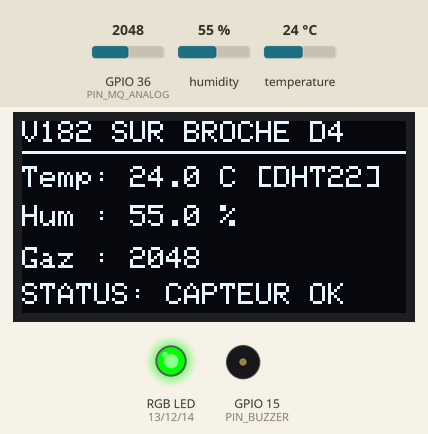
Recording of a sketch running on a simulated ESP32. On the bench: 128×64 one-colour display, an RGB LED mixed from three pins (HIGH = lit), buzzer (waves = sounding, pin HIGH). The test bench sets the inputs (shaded band); at power-on: humidity 55 %, GPIO 36 (PIN_MQ_ANALOG) = 2048, temperature 24 °C.

Above: at 2.8 s.
2.9 s: humidity set to 22 %
At 5.3 s:
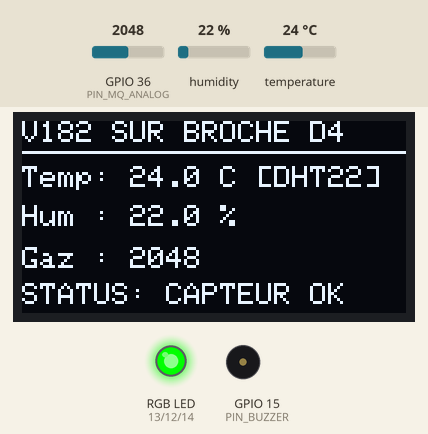
5.6 s: GPIO 36 (PIN_MQ_ANALOG) set to 2866
At 7.0 s:
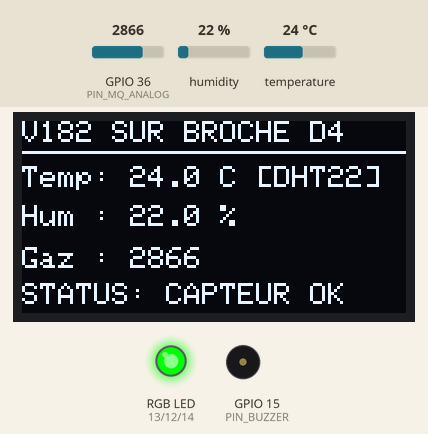
8.3 s: temperature set to 12 °C
At 11.2 s:
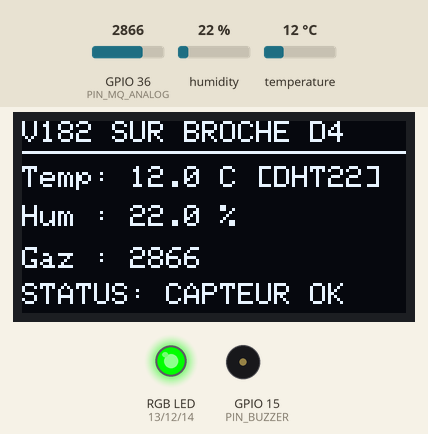
11.7 s: GPIO 36 (PIN_MQ_ANALOG) set to 3603
At 12.6 s:
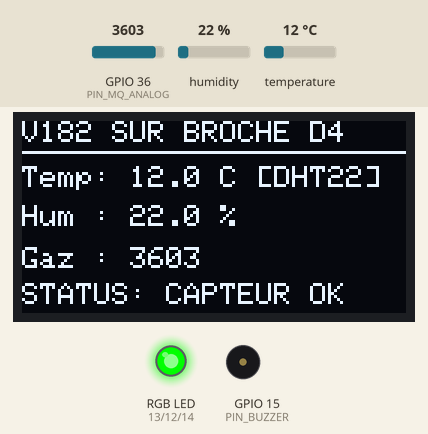
14.4 s: humidity set to 40 %
At 16.7 s:
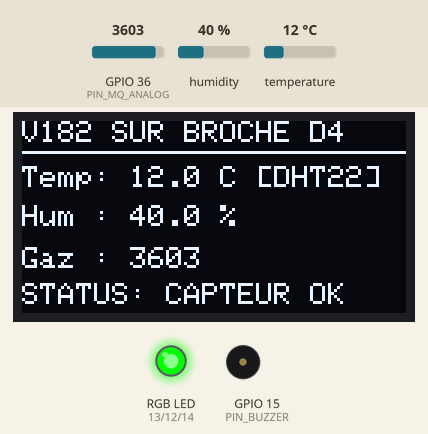
17.8 s: GPIO 36 (PIN_MQ_ANALOG) set to 4095
At 19.4 s:
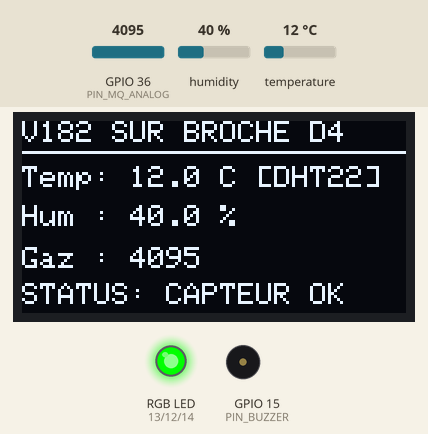
Timing chart, 0 to 20.9 s (numbered marks = the images above; inputs shaded):
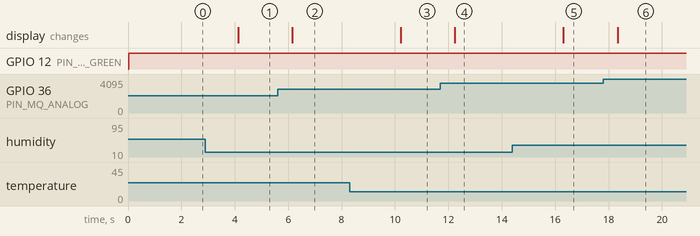

Measured:
- after the input at 2.9 s, the display: changes after 1.2 s (image 1)
- after the input at 5.6 s, the display: changes after 0.55 s (image 2)
- after the input at 8.3 s, the display: changes after 1.9 s (image 3)
- after the input at 11.7 s, the display: changes after 0.55 s (image 4)
- after the input at 14.4 s, the display: changes after 1.9 s (image 5)
- after the input at 17.8 s, the display: changes after 0.54 s (image 6)

The sketch:

test_dht_v182.ino
```cpp
#include <Arduino.h>
#include <Wire.h>
#include <Adafruit_GFX.h>
#include <Adafruit_SSD1306.h>
#include <DHT.h>

#define SCREEN_WIDTH 128
#define SCREEN_HEIGHT 64
#define OLED_RESET -1
#define SCREEN_ADDRESS 0x3C

#define PIN_SCL 5 // D1
#define PIN_SDA 4 // D2
#define PIN_MQ_ANALOG A0

// DATA SUR D4 (GPIO2)
#define PIN_DHT 2 // D4

#define PIN_RGB_BLUE   14 // D5
#define PIN_RGB_GREEN  12 // D6
#define PIN_RGB_RED    13 // D7
#define PIN_BUZZER     15 // D8

Adafruit_SSD1306 display(SCREEN_WIDTH, SCREEN_HEIGHT, &Wire, OLED_RESET);

// On teste les deux types au cas où
DHT dht22(PIN_DHT, DHT22);
DHT dht11(PIN_DHT, DHT11);

void setup() {
  Serial.begin(115200);

  pinMode(PIN_RGB_RED, OUTPUT);
  pinMode(PIN_RGB_GREEN, OUTPUT);
  pinMode(PIN_RGB_BLUE, OUTPUT);
  pinMode(PIN_BUZZER, OUTPUT);
  digitalWrite(PIN_BUZZER, LOW);

  Wire.begin(PIN_SDA, PIN_SCL);
  display.begin(SSD1306_SWITCHCAPVCC, SCREEN_ADDRESS);

  dht22.begin();
  dht11.begin();
}

void loop() {
  // Test en DHT22
  float t = dht22.readTemperature();
  float h = dht22.readHumidity();
  const char* typeDetected = "DHT22";

  // Si échec en DHT22, tenter en DHT11
  if (isnan(t) || isnan(h)) {
    t = dht11.readTemperature();
    h = dht11.readHumidity();
    typeDetected = "DHT11";
  }

  int gasRaw = analogRead(PIN_MQ_ANALOG);

  display.clearDisplay();
  display.setTextSize(1);
  display.setTextColor(SSD1306_WHITE);
  display.setCursor(0, 0);
  display.print("V182 SUR BROCHE D4");
  display.drawLine(0, 10, 127, 10, SSD1306_WHITE);

  display.setCursor(0, 15);
  if (isnan(t)) {
    display.print("Temp: Erreur D4");
  } else {
    display.printf("Temp: %.1f C [%s]", t, typeDetected);
  }

  display.setCursor(0, 28);
  if (isnan(h)) {
    display.print("Hum : Erreur D4");
  } else {
    display.printf("Hum : %.1f %%", h);
  }

  display.setCursor(0, 42);
  display.printf("Gaz : %4d", gasRaw);

  display.setCursor(0, 54);
  if (!isnan(t) && !isnan(h)) {
    display.print("STATUS: CAPTEUR OK");
    digitalWrite(PIN_RGB_GREEN, HIGH);
    digitalWrite(PIN_RGB_RED, LOW);
  } else {
    display.print("Verification broches..");
    digitalWrite(PIN_RGB_GREEN, LOW);
    digitalWrite(PIN_RGB_RED, HIGH);
  }

  display.display();
  delay(2000);
}
```
